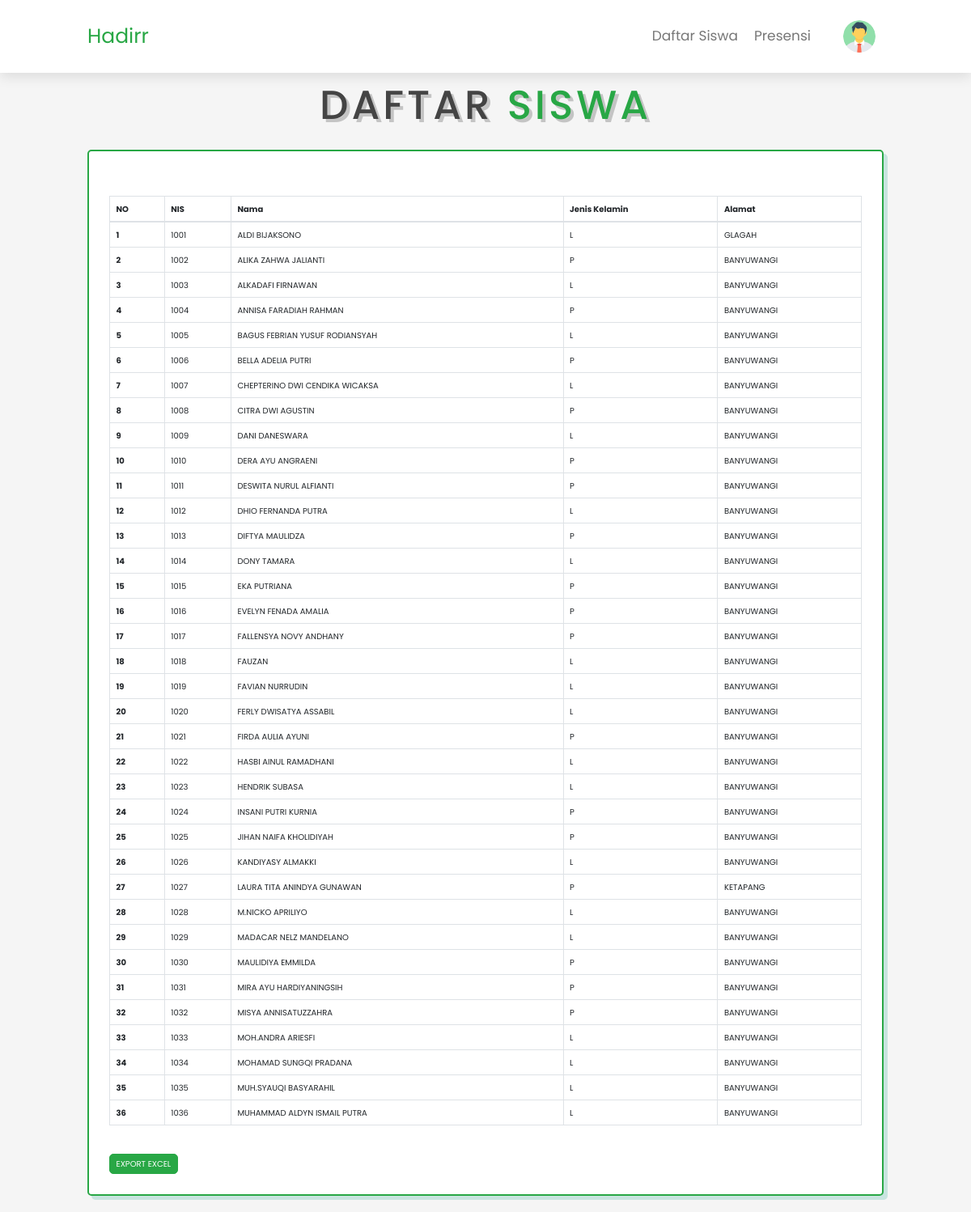
/user/daftarsiswa.php (signed in), run on the app's committed database.
### tables this page shows
CREATE TABLE `siswa` (
  `nis` varchar(15) NOT NULL,
  `nama` varchar(300) NOT NULL,
  `jenis_kelamin` varchar(4) NOT NULL,
  `alamat` varchar(200) NOT NULL,
  `id_kelas` int(10) NOT NULL
);

### user/daftarsiswa.php (the view, shortened to what this page needs)
<?php
include "../koneksi.php";
?>
<!doctype html>
<html lang="en">
  <head>
    <link rel="stylesheet" href="https://cdnjs.cloudflare.com/ajax/libs/font-awesome/5.15.4/css/all.min.css">
    <link rel="stylesheet" href="../css/style.css">
    <link rel="stylesheet" href="../css/bootstrap.min.css">
    <link rel="stylesheet" href="jquery.datetimepicker.min.css" class="">
  </head>
  <body>
<header class="header">
    <a href="#" class="logo"> <i class=""></i> Hadirr </a>
    <nav class="navbar">
        <a href="index.php">Daftar Siswa</a>
        <a href="absensi.php">Presensi</a>
        <div class="action" onclick="menuToggle();">
        <div class="profile">
            <img src="../img/man.png" alt="">
        </div>
    </div>
    </nav>
</header>
<section class="services" id="services">
  <h1 class="heading"> DAFTAR <span>SISWA</span> </h1>
  <div class="box-container">
    <div class="box">
    <br>
    <br>
          <div class="card-tabel">
              <table class="table table-bordered">
                <thead>
                  <tr>
                    <th>NO</th>
                    <th>NIS</th>
                    <th>Nama</th>
                    <th>Jenis Kelamin</th>
                    <th>Alamat</th>
                  </tr>
                </thead>
                <tbody>
                  <?php
                   $no = 1;
                   $sesi = $_SESSION['username'];
                   $kelas = mysqli_query($koneksi, "SELECT id_kelas FROM ketua WHERE username = '$sesi' ");
                   $qkelas = mysqli_fetch_assoc($kelas);
                   $ketkel = $qkelas['id_kelas'];
                   $ketua = mysqli_query($koneksi, "SELECT * FROM siswa WHERE id_kelas = '$ketkel' ");
                   while($qketua = mysqli_fetch_array($ketua)) {
                           ?>
                    <tr>
                      <th scope="row"><?= $no ?></th>
                      <td><?= $qketua['nis'] ?></td>
                      <td><?= $qketua['nama'] ?></td>
                      <td><?= $qketua['jenis_kelamin'] ?></td>
                      <td><?= $qketua['alamat'] ?></td>
                    </tr>
                    <?php $no++; } ?>
                </tbody>
                </table>
    <br>
    <a href="cetak.php?id_kelas=<?= $ketkel ?>" target="_blank" class="btn btn-success">EXPORT EXCEL</a>
          </div>
</section>
  </body>
</html>

### css/style.css (style rules this page uses)
:root { --green:#16a085; --black:#444; --light-color:#777; --box-shadow:.5rem .5rem 0 rgba(22, 160, 133, .2); --text-shadow:.4rem .4rem 0 rgba(0, 0, 0, .2); --border:.2rem solid var(--green); }
* { font-family: 'Poppins', sans-serif; margin:0; padding: 0; box-sizing: border-box; outline: none; border: none; text-transform: capitalize; transition: all .2s ease-out; text-decoration: none; }
html { font-size: 62.5%; overflow-x: hidden; scroll-padding-top: 7rem; scroll-behavior: smooth; }
section { padding:2rem 9%; }
section:nth-child(even) { background: #f5f5f5; }
.heading { text-align: center; padding-bottom: 2rem; text-shadow: var(--text-shadow); text-transform: uppercase; color:var(--black); font-size: 5rem; letter-spacing: .4rem; }
.heading span { text-transform: uppercase; color:var(--green); }
.btn { display: inline-block; margin-top: 1rem; padding: .5rem; padding-left: 1rem; border:var(--border); border-radius: .5rem; box-shadow: var(--bx-shadow); color:var(--green); cursor: pointer; font-size: 1.7rem; background: #fff; }
.header { padding:2rem 9%; position: fixed; top:0; left: 0; right: 0; z-index: 1000; box-shadow: 0 .5rem 1.5rem rgba(0, 0, 0, .1); display: flex; align-items: center; justify-content: space-between; background: #fff; }
.header .logo { font-size: 2.5rem; color: var(--black); }
.header .navbar a { font-size: 1.7rem; color: var(--light-color); margin-left: 2rem; }
.action .profile { position: relative; width: 40px; height: 40px; border-radius: 50%; overflow: hidden; cursor: pointer; }
.action .profile img { position: absolute; top: 0; left: 0; width: 100%; height: 100%; object-fit: cover; }
.services .box-container { display: grid; grid-template-columns: repeat(auto-fit, minmax(27rem, 1fr)); gap:2rem; }
.services .box-container .box { background:#fff; border-radius: .5rem; box-shadow: var(--box-shadow); border:var(--border); padding: 2.5rem; }

### user/daftarsiswa.php (style rules this page uses)
section { min-height: 500px; padding-top: 10rem; }
.btn { border-radius: 0.50rem; font-size: 1rem; }
.header .logo { color: #28a745; }
body { background: #f5f5f5; }

### data on the page
siswa: nis "1001", nama "ALDI BIJAKSONO", jenis_kelamin "L", alamat "GLAGAH"
siswa: nis "1002", nama "ALIKA ZAHWA JALIANTI", jenis_kelamin "P", alamat "BANYUWANGI"
siswa: nis "1003", nama "ALKADAFI FIRNAWAN", jenis_kelamin "L", alamat "BANYUWANGI"
siswa: nis "1004", nama "ANNISA FARADIAH RAHMAN", jenis_kelamin "P", alamat "BANYUWANGI"
siswa: nis "1005", nama "BAGUS FEBRIAN YUSUF RODIANSYAH", jenis_kelamin "L", alamat "BANYUWANGI"
siswa: nis "1006", nama "BELLA ADELIA PUTRI", jenis_kelamin "P", alamat "BANYUWANGI"
siswa: nis "1007", nama "CHEPTERINO DWI CENDIKA WICAKSA", jenis_kelamin "L", alamat "BANYUWANGI"
siswa: nis "1008", nama "CITRA DWI AGUSTIN", jenis_kelamin "P", alamat "BANYUWANGI"
siswa: nis "1009", nama "DANI DANESWARA", jenis_kelamin "L", alamat "BANYUWANGI"
siswa: nis "1010", nama "DERA AYU ANGRAENI", jenis_kelamin "P", alamat "BANYUWANGI"
siswa: nis "1011", nama "DESWITA NURUL ALFIANTI", jenis_kelamin "P", alamat "BANYUWANGI"
siswa: nis "1012", nama "DHIO FERNANDA PUTRA", jenis_kelamin "L", alamat "BANYUWANGI"
siswa: nis "1013", nama "DIFTYA MAULIDZA", jenis_kelamin "P", alamat "BANYUWANGI"
siswa: nis "1014", nama "DONY TAMARA", jenis_kelamin "L", alamat "BANYUWANGI"
siswa: nis "1015", nama "EKA PUTRIANA", jenis_kelamin "P", alamat "BANYUWANGI"
siswa: nis "1016", nama "EVELYN FENADA AMALIA", jenis_kelamin "P", alamat "BANYUWANGI"
siswa: nis "1017", nama "FALLENSYA NOVY ANDHANY", jenis_kelamin "P", alamat "BANYUWANGI"
siswa: nis "1018", nama "FAUZAN", jenis_kelamin "L", alamat "BANYUWANGI"
siswa: nis "1019", nama "FAVIAN NURRUDIN", jenis_kelamin "L", alamat "BANYUWANGI"
siswa: nis "1020", nama "FERLY DWISATYA ASSABIL", jenis_kelamin "L", alamat "BANYUWANGI"
siswa: nis "1021", nama "FIRDA AULIA AYUNI", jenis_kelamin "P", alamat "BANYUWANGI"
siswa: nis "1022", nama "HASBI AINUL RAMADHANI", jenis_kelamin "L", alamat "BANYUWANGI"
siswa: nis "1023", nama "HENDRIK SUBASA", jenis_kelamin "L", alamat "BANYUWANGI"
siswa: nis "1024", nama "INSANI PUTRI KURNIA", jenis_kelamin "P", alamat "BANYUWANGI"
siswa: nis "1025", nama "JIHAN NAIFA KHOLIDIYAH", jenis_kelamin "P", alamat "BANYUWANGI"
siswa: nis "1026", nama "KANDIYASY ALMAKKI", jenis_kelamin "L", alamat "BANYUWANGI"
siswa: nis "1027", nama "LAURA TITA ANINDYA GUNAWAN", jenis_kelamin "P", alamat "KETAPANG"
siswa: nis "1028", nama "M.NICKO APRILIYO", jenis_kelamin "L", alamat "BANYUWANGI"
siswa: nis "1029", nama "MADACAR NELZ MANDELANO", jenis_kelamin "L", alamat "BANYUWANGI"
siswa: nis "1030", nama "MAULIDIYA EMMILDA", jenis_kelamin "P", alamat "BANYUWANGI"
siswa: nis "1031", nama "MIRA AYU HARDIYANINGSIH", jenis_kelamin "P", alamat "BANYUWANGI"
siswa: nis "1032", nama "MISYA ANNISATUZZAHRA", jenis_kelamin "P", alamat "BANYUWANGI"
siswa: nis "1033", nama "MOH.ANDRA ARIESFI", jenis_kelamin "L", alamat "BANYUWANGI"
siswa: nis "1034", nama "MOHAMAD SUNGQI PRADANA", jenis_kelamin "L", alamat "BANYUWANGI"
siswa: nis "1035", nama "MUH.SYAUQI BASYARAHIL", jenis_kelamin "L", alamat "BANYUWANGI"
siswa: nis "1036", nama "MUHAMMAD ALDYN ISMAIL PUTRA", jenis_kelamin "L", alamat "BANYUWANGI"
